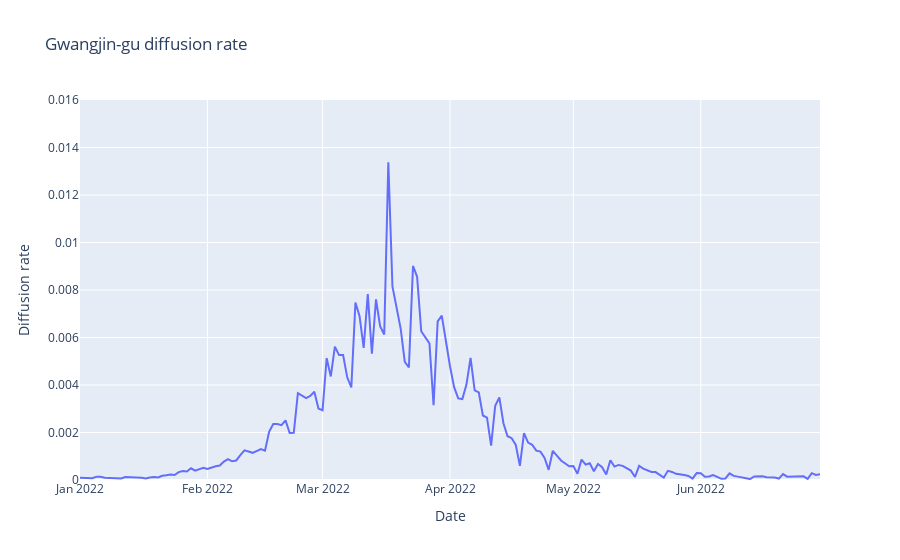

The notebook cell this image was saved under:
### Markdown cell above
### Districts with low socioeconomic development

### Code cell
fig = px.line(districts_diffusion_rate, x="Date", y="Gwangjin-gu", title='Gwangjin-gu diffusion rate')
fig.update_layout(yaxis_range=[0,0.016], yaxis_title="Diffusion rate")
fig.show()

### Figure 1 — Plotly figure (JSON) as saved in the notebook; plotly's stock layout.template omitted (floating-point values rounded to 4 significant figures; data arrays with more than 128 entries replaced by an {"elided": "..."} marker saying what was removed)
{"data": [{"hovertemplate": "Date=%{x}<br>Gwangjin-gu=%{y}<extra></extra>", "legendgroup": "", "line": {"color": "#636efa", "dash": "solid"}, "marker": {"symbol": "circle"}, "mode": "lines", "name": "", "orientation": "v", "showlegend": false, "type": "scatter", "x": {"elided": "181 str values"}, "xaxis": "x", "y": {"elided": "181 float values"}, "yaxis": "y"}], "layout": {"legend": {"tracegroupgap": 0}, "title": {"text": "Gwangjin-gu diffusion rate"}, "xaxis": {"anchor": "y", "domain": [0, 1], "title": {"text": "Date"}}, "yaxis": {"anchor": "x", "domain": [0, 1], "range": [0, 0.016], "title": {"text": "Diffusion rate"}}}}
